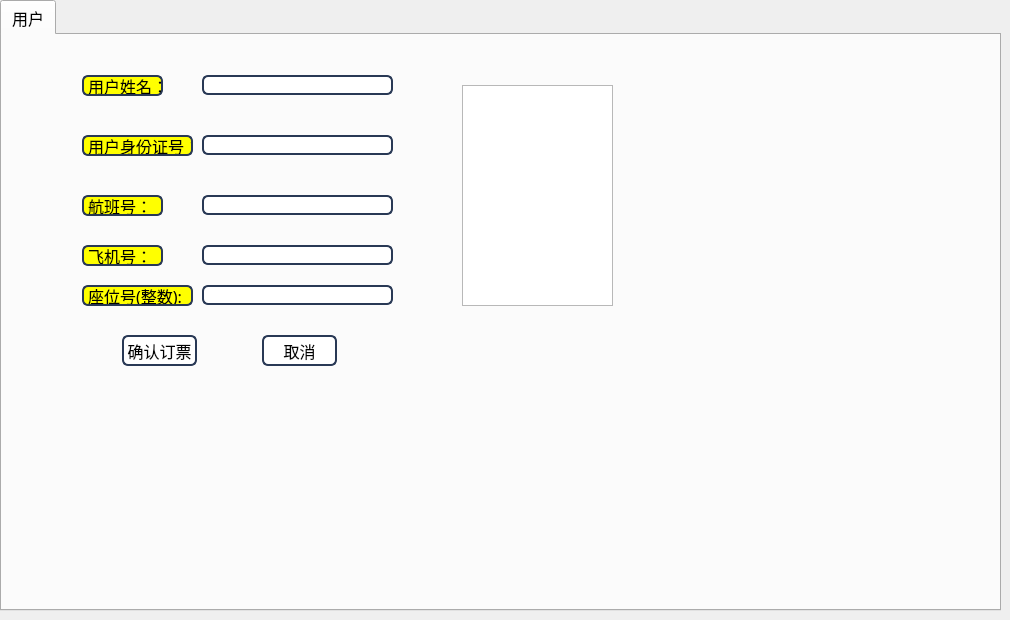
       <widget class="QWidget" name="tab_24">
        <attribute name="title">
         <string>订票业务</string>
        </attribute>
        <widget class="QTabWidget" name="tabWidget_9">
         <property name="geometry">
          <rect>
           <x>0</x>
           <y>0</y>
           <width>1001</width>
           <height>611</height>
          </rect>
         </property>
         <property name="font">
          <font>
           <family>微软雅黑</family>
           <pointsize>12</pointsize>
          </font>
         </property>
         <property name="currentIndex">
          <number>0</number>
         </property>
         <widget class="QWidget" name="tab_27">
          <attribute name="title">
           <string>用户</string>
          </attribute>
          <widget class="QLabel" name="label_51">
           <property name="geometry">
            <rect>
             <x>80</x>
             <y>40</y>
             <width>81</width>
             <height>21</height>
            </rect>
           </property>
           <property name="font">
            <font>
             <family>微软雅黑</family>
             <pointsize>12</pointsize>
            </font>
           </property>
           <property name="styleSheet">
            <string notr="true">border: 2px solid rgb(41,57,85);
border-radius:6px;
background:yellow;
selection-background-color:green;</string>
           </property>
           <property name="text">
            <string>用户姓名：</string>
           </property>
          </widget>
          <widget class="QLabel" name="label_52">
           <property name="geometry">
            <rect>
             <x>80</x>
             <y>100</y>
             <width>111</width>
             <height>21</height>
            </rect>
           </property>
           <property name="font">
            <font>
             <family>微软雅黑</family>
             <pointsize>12</pointsize>
            </font>
           </property>
           <property name="styleSheet">
            <string notr="true">border: 2px solid rgb(41,57,85);
border-radius:6px;
background:yellow;
selection-background-color:green;</string>
           </property>
           <property name="text">
            <string>用户身份证号：</string>
           </property>
          </widget>
          <widget class="QLabel" name="label_53">
           <property name="geometry">
            <rect>
             <x>80</x>
             <y>160</y>
             <width>81</width>
             <height>21</height>
            </rect>
           </property>
           <property name="font">
            <font>
             <family>微软雅黑</family>
             <pointsize>12</pointsize>
            </font>
           </property>
           <property name="styleSheet">
            <string notr="true">border: 2px solid rgb(41,57,85);
border-radius:6px;
background:yellow;
selection-background-color:green;</string>
           </property>
           <property name="text">
            <string>航班号：</string>
           </property>
          </widget>
          <widget class="QLabel" name="label_54">
           <property name="geometry">
            <rect>
             <x>80</x>
             <y>210</y>
             <width>81</width>
             <height>21</height>
            </rect>
           </property>
           <property name="font">
            <font>
             <family>微软雅黑</family>
             <pointsize>12</pointsize>
            </font>
           </property>
           <property name="styleSheet">
            <string notr="true">border: 2px solid rgb(41,57,85);
border-radius:6px;
background:yellow;
selection-background-color:green;</string>
           </property>
           <property name="text">
            <string>飞机号：</string>
           </property>
          </widget>
          <widget class="QLineEdit" name="lineEdit_39">
           <property name="geometry">
            <rect>
             <x>200</x>
             <y>40</y>
             <width>191</width>
             <height>20</height>
            </rect>
           </property>
           <property name="font">
            <font>
             <family>微软雅黑</family>
             <pointsize>10</pointsize>
            </font>
           </property>
           <property name="styleSheet">
            <string notr="true">border: 2px solid rgb(41,57,85);
border-radius:6px;
background:white;
selection-background-color:green;</string>
           </property>
          </widget>
          <widget class="QLineEdit" name="lineEdit_40">
           <property name="geometry">
            <rect>
             <x>200</x>
             <y>100</y>
             <width>191</width>
             <height>20</height>
            </rect>
           </property>
           <property name="font">
            <font>
             <family>微软雅黑</family>
             <pointsize>10</pointsize>
            </font>
           </property>
           <property name="styleSheet">
            <string notr="true">border: 2px solid rgb(41,57,85);
border-radius:6px;
background:white;
selection-background-color:green;</string>
           </property>
          </widget>
          <widget class="QLineEdit" name="lineEdit_41">
           <property name="geometry">
            <rect>
             <x>200</x>
             <y>160</y>
             <width>191</width>
             <height>20</height>
            </rect>
           </property>
           <property name="font">
            <font>
             <family>微软雅黑</family>
             <pointsize>10</pointsize>
            </font>
           </property>
           <property name="styleSheet">
            <string notr="true">border: 2px solid rgb(41,57,85);
border-radius:6px;
background:white;
selection-background-color:green;</string>
           </property>
          </widget>
          <widget class="QLineEdit" name="lineEdit_42">
           <property name="geometry">
            <rect>
             <x>200</x>
             <y>210</y>
             <width>191</width>
             <height>20</height>
            </rect>
           </property>
           <property name="font">
            <font>
             <family>微软雅黑</family>
             <pointsize>10</pointsize>
            </font>
           </property>
           <property name="styleSheet">
            <string notr="true">border: 2px solid rgb(41,57,85);
border-radius:6px;
background:white;
selection-background-color:green;</string>
           </property>
          </widget>
          <widget class="QPushButton" name="pushButton_54">
           <property name="geometry">
            <rect>
             <x>120</x>
             <y>300</y>
             <width>75</width>
             <height>31</height>
            </rect>
           </property>
           <property name="font">
            <font>
             <family>微软雅黑</family>
             <pointsize>12</pointsize>
            </font>
           </property>
           <property name="styleSheet">
            <string notr="true">border: 2px solid rgb(41,57,85);
border-radius:6px;
background:white;
selection-background-color:green;</string>
           </property>
           <property name="text">
            <string>确认订票</string>
           </property>
          </widget>
          <widget class="QPushButton" name="pushButton_55">
           <property name="geometry">
            <rect>
             <x>260</x>
             <y>300</y>
             <width>75</width>
             <height>31</height>
            </rect>
           </property>
           <property name="font">
            <font>
             <family>微软雅黑</family>
             <pointsize>12</pointsize>
            </font>
           </property>
           <property name="styleSheet">
            <string notr="true">border: 2px solid rgb(41,57,85);
border-radius:6px;
background:white;
selection-background-color:green;</string>
           </property>
           <property name="text">
            <string>取消</string>
           </property>
          </widget>
          <widget class="QLabel" name="label_76">
           <property name="geometry">
            <rect>
             <x>80</x>
             <y>250</y>
             <width>111</width>
             <height>21</height>
            </rect>
           </property>
           <property name="font">
            <font>
             <family>微软雅黑</family>
             <pointsize>12</pointsize>
            </font>
           </property>
           <property name="styleSheet">
            <string notr="true">border: 2px solid rgb(41,57,85);
border-radius:6px;
background:yellow;
selection-background-color:green;</string>
           </property>
           <property name="text">
            <string>座位号(整数):</string>
           </property>
          </widget>
          <widget class="QLineEdit" name="lineEdit_63">
           <property name="geometry">
            <rect>
             <x>200</x>
             <y>250</y>
             <width>191</width>
             <height>20</height>
            </rect>
           </property>
           <property name="font">
            <font>
             <family>微软雅黑</family>
             <pointsize>10</pointsize>
            </font>
           </property>
           <property name="styleSheet">
            <string notr="true">border: 2px solid rgb(41,57,85);
border-radius:6px;
background:white;
selection-background-color:green;</string>
           </property>
          </widget>
          <widget class="QGraphicsView" name="graphicsView_14">
           <property name="geometry">
            <rect>
             <x>460</x>
             <y>50</y>
             <width>151</width>
             <height>221</height>
            </rect>
           </property>
           <property name="styleSheet">
            <string notr="true">border-image: url(:/photo/snap2018-05-21-16-52-17.png);</string>
           </property>
          </widget>
         </widget>
        </widget>
       </widget>
